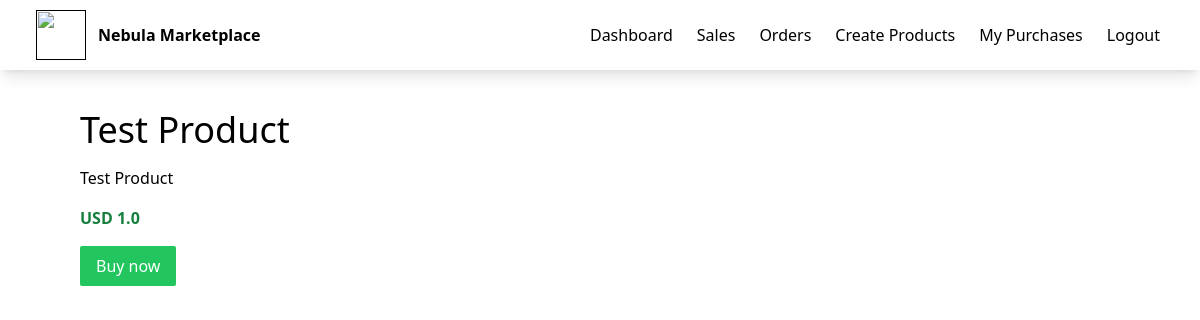
Page /myapp/product_detail/10 on the committed database.
### myapp/models.py (models this page shows, shortened)
class Product(models.Model):
    name = models.CharField(max_length=100)
    description = models.CharField(max_length=100)
    price = models.FloatField()
    file = models.FileField(upload_to='uploads')

### myapp/views.py (the view)
# urls.py: path("product_detail/<int:pk>", ProductDetailView.as_view(), name='product_detail'),
class ProductDetailView(DetailView):
    model = Product
    def get_context_data(self, **kwargs: Any) -> Dict[str, Any]:
        context = super().get_context_data(**kwargs)
        context['stripe_publishable_key'] = settings.STRIPE_PUBLISHABLE_KEY
        context['product_id'] = self.object.pk
        return context

### myapp/templates/myapp/product_detail.html (shortened to what this page needs)
{% extends 'myapp/base.html' %}
{% block content %}
    <div class="flex p-10">
        <div class="pl-10">
            <div class="text-4xl mb-4">{{product.name}}</div>
            <div class="mb-4">{{product.description}}</div>
            <div class="mb-4 text-green-700 font-bold">USD {{product.price}}</div>
            <div>
                <button id="checkout-button" class="bg-green-500 text-white px-4 py-2 rounded-sm">Buy now</button>
            </div>
            </div>
            </div>
{% endblock content %}

### rows in the picture
Product: name "Test Product", description "Test Product", price "1.0"
